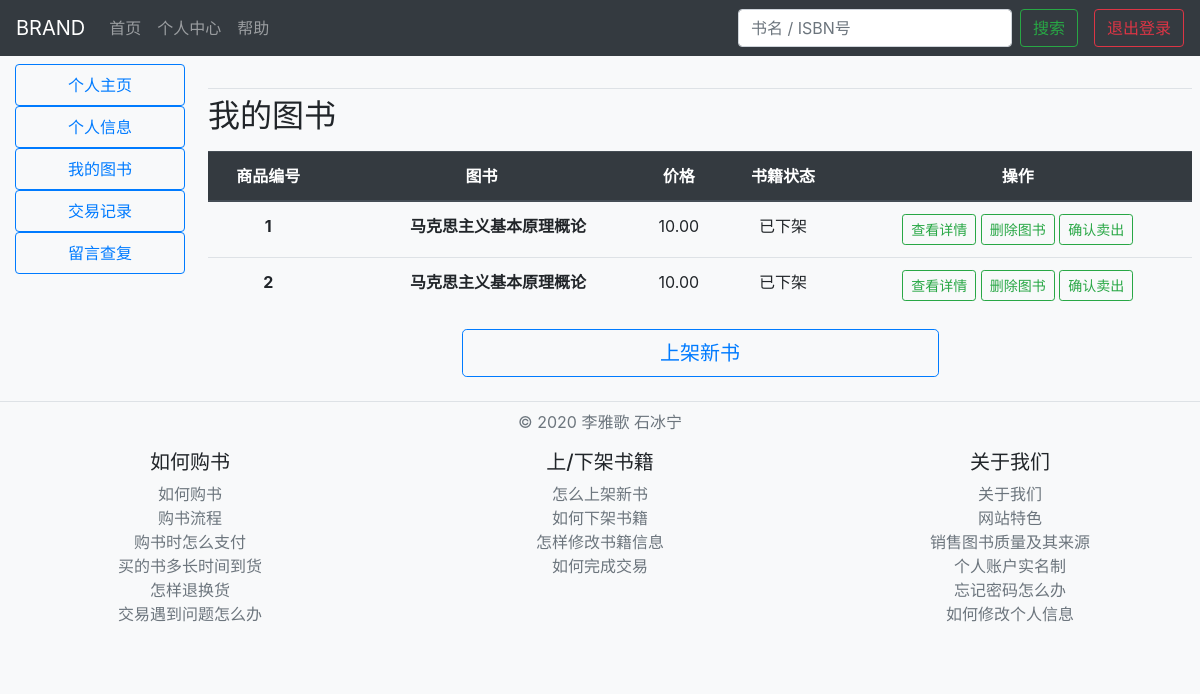
The app's page /center/my_book/11 (signed in), older data.
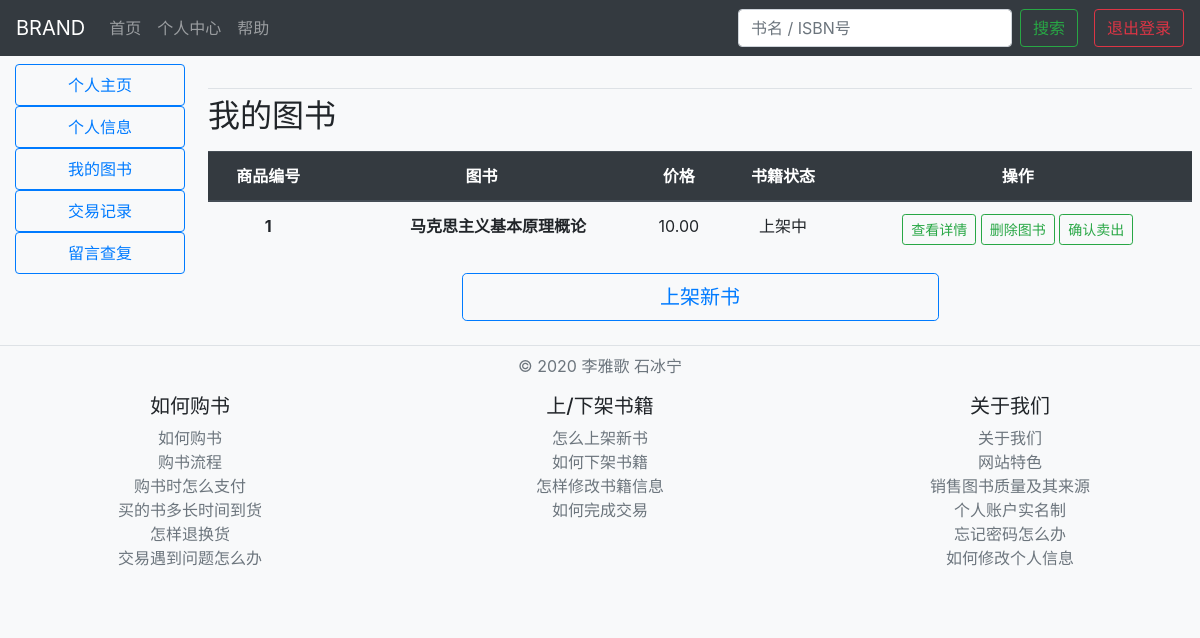
The same page, newer data.
### goods/models.py (models this page shows)
class Goods(models.Model):
    type = ((1, "上架中"), (2, "待处理"), (3, "已下架") )
    book = models.ForeignKey('Book', on_delete=models.CASCADE)
    merchant = models.ForeignKey(User, on_delete=models.DO_NOTHING)
    price = models.DecimalField(max_digits=19, decimal_places=2)
    description = models.TextField(blank=False)
    picture_1 = models.ImageField(upload_to='goods_images', blank=False)
    picture_2 = models.ImageField(upload_to='goods_images', blank=True)
    status = models.IntegerField(choices=type)

class Book(models.Model):
    status = ((1, "上架中"), (2, "待处理"), (3, "已下架"))
    book_status = models.IntegerField(choices=status, default=2)
    book_type = models.ForeignKey(BookType, on_delete=models.DO_NOTHING)
    full_title = models.CharField(max_length=255)
    ISBN_num = models.CharField(max_length=13, unique=True)
    publisher = models.CharField(max_length=255)
    authors = models.CharField(max_length=255)
    picture = models.ImageField(upload_to='books_images')
    original_price = models.DecimalField(max_digits=19, decimal_places=2)
    sale_volume = models.IntegerField(default=0)

### center/views.py (the view, shortened to what this page needs)
# urls.py: path('my_book/<int:user_id>', MyBookView.as_view(), name='my_book'),
class MyBookView(TemplateView):
    template_name = "my_book.html"
    def get(self, request, *args, **kwargs):
        context = super().get_context_data(**kwargs)
        user_id = context['user_id']
        if request.user.is_authenticated and request.user.pk == user_id:
            context['my_goods'] = Goods.objects.filter(merchant=user_id)
            return self.render_to_response(context)
        else:
            return redirect('/')

### center/templates/my_book.html (shortened to what this page needs)
{% extends 'center.html' %}
{% block mainbody %}
<main role="main" class="col-md-10 ml-sm-auto px-2">
  <h2 class="border-top mt-4 pt-2">我的图书</h2>
  {% if my_goods %}
  <table class="table text-center my-3">
    <thead class="thead-dark">
      <tr>
        <th scope="col">商品编号</th>
        <th scope="col" colspan="2">图书</th>
        <th scope="col">价格</th>
        <th scope="col">书籍状态</th>
        <th scope="col">操作</th>
      </tr>
    </thead>
    <tbody>
      {% for my_good in my_goods %}
      <tr>
        <td><strong>{{ forloop.counter }}</strong></td>
        <td>
        </td>
        <td><strong>{{ my_good.book.full_title }}</strong></td>
        <td>{{ my_good.price }}</td>
        <td>{{ my_good.get_status_display }}</td>
        <td>
          <a class="btn btn-sm btn-outline-success" role="button" href="{% url 'good_detail' my_good.book.pk %}">
            查看详情
          </a>
          <button class="btn btn-sm btn-outline-success" type="button" data-toggle="modal" data-target="#confirmDeleteGood-{{ my_good.pk }}">
            删除图书
          </button>
          <a class="btn btn-sm btn-outline-success" role="button" href="{% url 'sell_good' my_good.pk %}">
            确认卖出
          </a>
        </td>
      </tr>
      {% endfor %}
    </tbody>
  </table>
  {% else %}
  <p class="alert alert-warning text-center my-3">{{ user.username }}，您暂无书本上架</p>
  {% endif %}
  <div class="row justify-content-center">
    <div class="col-md-6">
      <a class="btn btn-lg btn-block btn-outline-primary" href="{% url 'create_new_book' %}">上架新书</a>
    </div>
  </div>
</main>
{% endblock %}

Row changes from the older to the newer data that the page shows:
removed Goods: book.full_title "马克思主义基本原理概论", price "10.00", status "已下架"
changed Goods "马克思主义基本原理概论": status "已下架" → "上架中"
